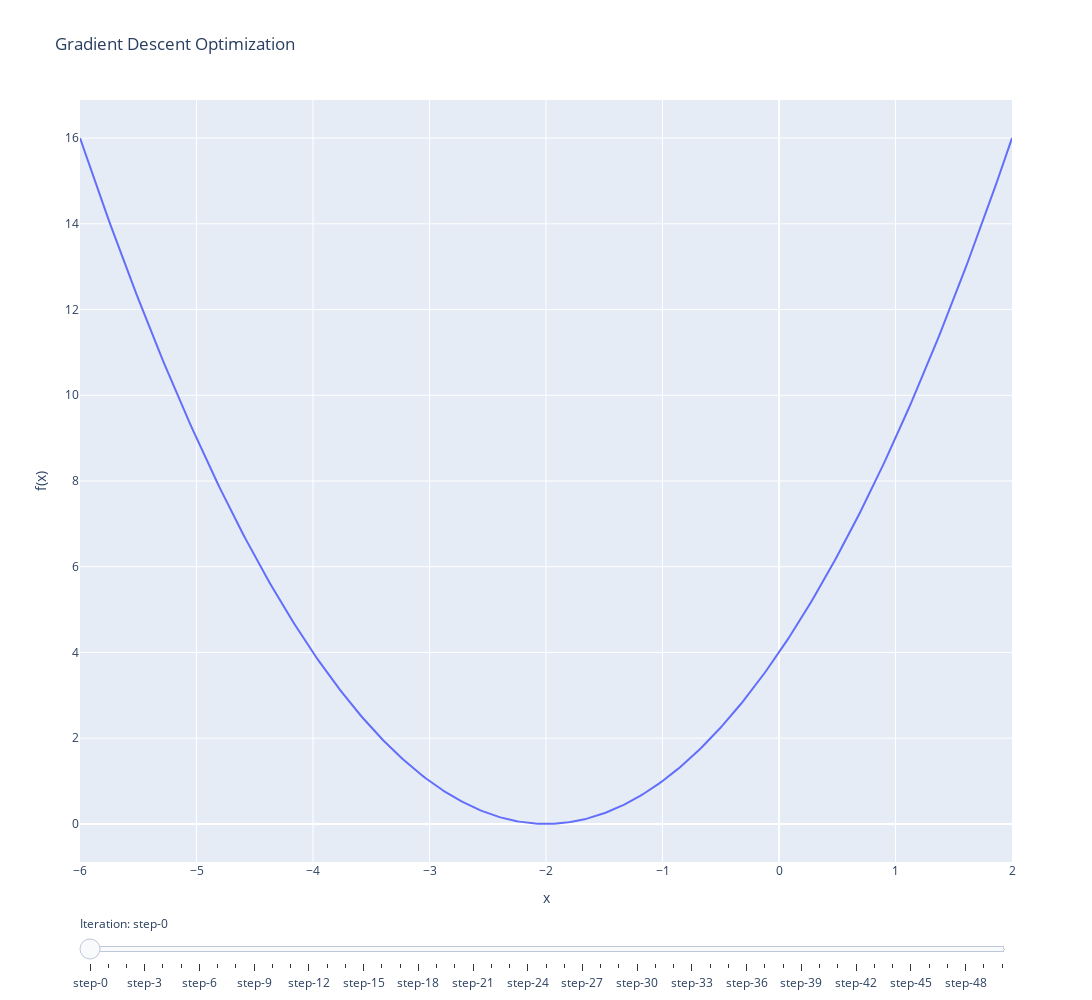

Notebook source saved alongside this figure:
### Code cell
import numpy as np
import plotly.graph_objs as go
from plotly.subplots import make_subplots

def f(x):
    """Objective function: f(x) = x^2 + 4x + 4."""
    return x**2 + 4*x + 4

def f_prime(x):
    """Derivative of f(x): f'(x) = 2x + 4."""
    return 2*x + 4

def gradient_descent(x_start, learning_rate, n_iterations):
    x = x_start
    x_history = [x]  # Track history of x values for visualization
    for i in range(n_iterations):
        grad = f_prime(x)
        x = x - learning_rate * grad
        x_history.append(x)  # Store x value for visualization
    return x, x_history

# Starting with x = 0, learning rate = 0.1, and 10 iterations
x_min, x_history = gradient_descent(0, 0.1, 50)

# Convert x_history to numpy array for easier indexing and compute y_history for visualization
x_history = np.array(x_history)
y_history = f(x_history)

# Prepare data for plotting
x_values = np.linspace(-6, 2, 400)
y_values = f(x_values)

# Create a figure with a slider
fig = make_subplots()
# Add the objective function plot
fig.add_trace(go.Scatter(x=x_values, y=y_values, name='Objective function'))
# Add a trace for the gradient descent path; this will be updated by the slider
fig.add_trace(go.Scatter(x=[], y=[], mode='lines+markers', name='Descent Path'))

# Create steps for the slider
steps = []
for i in range(len(x_history)):
    step = dict(
        method="update",
        args=[{"x": [x_values, x_history[:i+1]],
               "y": [y_values, y_history[:i+1]]},
              {"title": f"Gradient Descent - Step {i}"}],  # layout attribute
    )
    steps.append(step)

# Create and add slider
sliders = [dict(
    active=0,
    currentvalue={"prefix": "Iteration: "},
    pad={"t": 50},
    steps=steps
)]

fig.update_layout(
    sliders=sliders,
    title="Gradient Descent Optimization",
    xaxis_title="x",
    yaxis_title="f(x)",
     height=1000,  # Set the height of the plot
    width=1230  # Set the width of the plot
)

fig.show()

### Figure 1 — Plotly figure (JSON) as saved in the notebook; plotly's stock layout.template omitted (floating-point values rounded to 4 significant figures; data arrays with more than 128 entries replaced by an {"elided": "..."} marker saying what was removed)
{"data": [{"name": "Objective function", "type": "scatter", "x": {"elided": "400 float values"}, "y": {"elided": "400 float values"}}, {"mode": "lines+markers", "name": "Descent Path", "type": "scatter", "x": [], "y": []}], "layout": {"height": 1000, "sliders": [{"active": 0, "currentvalue": {"prefix": "Iteration: "}, "pad": {"t": 50}, "steps": [{"args": [{"x": {"elided": "2 rows, 401 float values in total"}, "y": {"elided": "2 rows, 401 float values in total"}}, {"title": "Gradient Descent - Step 0"}], "method": "update"}, {"args": [{"x": {"elided": "2 rows, 402 float values in total"}, "y": {"elided": "2 rows, 402 float values in total"}}, {"title": "Gradient Descent - Step 1"}], "method": "update"}, {"args": [{"x": {"elided": "2 rows, 403 float values in total"}, "y": {"elided": "2 rows, 403 float values in total"}}, {"title": "Gradient Descent - Step 2"}], "method": "update"}, {"args": [{"x": {"elided": "2 rows, 404 float values in total"}, "y": {"elided": "2 rows, 404 float values in total"}}, {"title": "Gradient Descent - Step 3"}], "method": "update"}, {"args": [{"x": {"elided": "2 rows, 405 float values in total"}, "y": {"elided": "2 rows, 405 float values in total"}}, {"title": "Gradient Descent - Step 4"}], "method": "update"}, {"args": [{"x": {"elided": "2 rows, 406 float values in total"}, "y": {"elided": "2 rows, 406 float values in total"}}, {"title": "Gradient Descent - Step 5"}], "method": "update"}, {"args": [{"x": {"elided": "2 rows, 407 float values in total"}, "y": {"elided": "2 rows, 407 float values in total"}}, {"title": "Gradient Descent - Step 6"}], "method": "update"}, {"args": [{"x": {"elided": "2 rows, 408 float values in total"}, "y": {"elided": "2 rows, 408 float values in total"}}, {"title": "Gradient Descent - Step 7"}], "method": "update"}, {"args": [{"x": {"elided": "2 rows, 409 float values in total"}, "y": {"elided": "2 rows, 409 float values in total"}}, {"title": "Gradient Descent - Step 8"}], "method": "update"}, {"args": [{"x": {"elided": "2 rows, 410 float values in total"}, "y": {"elided": "2 rows, 410 float values in total"}}, {"title": "Gradient Descent - Step 9"}], "method": "update"}, {"args": [{"x": {"elided": "2 rows, 411 float values in total"}, "y": {"elided": "2 rows, 411 float values in total"}}, {"title": "Gradient Descent - Step 10"}], "method": "update"}, {"args": [{"x": {"elided": "2 rows, 412 float values in total"}, "y": {"elided": "2 rows, 412 float values in total"}}, {"title": "Gradient Descent - Step 11"}], "method": "update"}, {"args": [{"x": {"elided": "2 rows, 413 float values in total"}, "y": {"elided": "2 rows, 413 float values in total"}}, {"title": "Gradient Descent - Step 12"}], "method": "update"}, {"args": [{"x": {"elided": "2 rows, 414 float values in total"}, "y": {"elided": "2 rows, 414 float values in total"}}, {"title": "Gradient Descent - Step 13"}], "method": "update"}, {"args": [{"x": {"elided": "2 rows, 415 float values in total"}, "y": {"elided": "2 rows, 415 float values in total"}}, {"title": "Gradient Descent - Step 14"}], "method": "update"}, {"args": [{"x": {"elided": "2 rows, 416 float values in total"}, "y": {"elided": "2 rows, 416 float values in total"}}, {"title": "Gradient Descent - Step 15"}], "method": "update"}, {"args": [{"x": {"elided": "2 rows, 417 float values in total"}, "y": {"elided": "2 rows, 417 float values in total"}}, {"title": "Gradient Descent - Step 16"}], "method": "update"}, {"args": [{"x": {"elided": "2 rows, 418 float values in total"}, "y": {"elided": "2 rows, 418 float values in total"}}, {"title": "Gradient Descent - Step 17"}], "method": "update"}, {"args": [{"x": {"elided": "2 rows, 419 float values in total"}, "y": {"elided": "2 rows, 419 float values in total"}}, {"title": "Gradient Descent - Step 18"}], "method": "update"}, {"args": [{"x": {"elided": "2 rows, 420 float values in total"}, "y": {"elided": "2 rows, 420 float values in total"}}, {"title": "Gradient Descent - Step 19"}], "method": "update"}, {"args": [{"x": {"elided": "2 rows, 421 float values in total"}, "y": {"elided": "2 rows, 421 float values in total"}}, {"title": "Gradient Descent - Step 20"}], "method": "update"}, {"args": [{"x": {"elided": "2 rows, 422 float values in total"}, "y": {"elided": "2 rows, 422 float values in total"}}, {"title": "Gradient Descent - Step 21"}], "method": "update"}, {"args": [{"x": {"elided": "2 rows, 423 float values in total"}, "y": {"elided": "2 rows, 423 float values in total"}}, {"title": "Gradient Descent - Step 22"}], "method": "update"}, {"args": [{"x": {"elided": "2 rows, 424 float values in total"}, "y": {"elided": "2 rows, 424 float values in total"}}, {"title": "Gradient Descent - Step 23"}], "method": "update"}, {"args": [{"x": {"elided": "2 rows, 425 float values in total"}, "y": {"elided": "2 rows, 425 float values in total"}}, {"title": "Gradient Descent - Step 24"}], "method": "update"}, {"args": [{"x": {"elided": "2 rows, 426 float values in total"}, "y": {"elided": "2 rows, 426 float values in total"}}, {"title": "Gradient Descent - Step 25"}], "method": "update"}, {"args": [{"x": {"elided": "2 rows, 427 float values in total"}, "y": {"elided": "2 rows, 427 float values in total"}}, {"title": "Gradient Descent - Step 26"}], "method": "update"}, {"args": [{"x": {"elided": "2 rows, 428 float values in total"}, "y": {"elided": "2 rows, 428 float values in total"}}, {"title": "Gradient Descent - Step 27"}], "method": "update"}, {"args": [{"x": {"elided": "2 rows, 429 float values in total"}, "y": {"elided": "2 rows, 429 float values in total"}}, {"title": "Gradient Descent - Step 28"}], "method": "update"}, {"args": [{"x": {"elided": "2 rows, 430 float values in total"}, "y": {"elided": "2 rows, 430 float values in total"}}, {"title": "Gradient Descent - Step 29"}], "method": "update"}, {"args": [{"x": {"elided": "2 rows, 431 float values in total"}, "y": {"elided": "2 rows, 431 float values in total"}}, {"title": "Gradient Descent - Step 30"}], "method": "update"}, {"args": [{"x": {"elided": "2 rows, 432 float values in total"}, "y": {"elided": "2 rows, 432 float values in total"}}, {"title": "Gradient Descent - Step 31"}], "method": "update"}, {"args": [{"x": {"elided": "2 rows, 433 float values in total"}, "y": {"elided": "2 rows, 433 float values in total"}}, {"title": "Gradient Descent - Step 32"}], "method": "update"}, {"args": [{"x": {"elided": "2 rows, 434 float values in total"}, "y": {"elided": "2 rows, 434 float values in total"}}, {"title": "Gradient Descent - Step 33"}], "method": "update"}, {"args": [{"x": {"elided": "2 rows, 435 float values in total"}, "y": {"elided": "2 rows, 435 float values in total"}}, {"title": "Gradient Descent - Step 34"}], "method": "update"}, {"args": [{"x": {"elided": "2 rows, 436 float values in total"}, "y": {"elided": "2 rows, 436 float values in total"}}, {"title": "Gradient Descent - Step 35"}], "method": "update"}, {"args": [{"x": {"elided": "2 rows, 437 float values in total"}, "y": {"elided": "2 rows, 437 float values in total"}}, {"title": "Gradient Descent - Step 36"}], "method": "update"}, {"args": [{"x": {"elided": "2 rows, 438 float values in total"}, "y": {"elided": "2 rows, 438 float values in total"}}, {"title": "Gradient Descent - Step 37"}], "method": "update"}, {"args": [{"x": {"elided": "2 rows, 439 float values in total"}, "y": {"elided": "2 rows, 439 float values in total"}}, {"title": "Gradient Descent - Step 38"}], "method": "update"}, {"args": [{"x": {"elided": "2 rows, 440 float values in total"}, "y": {"elided": "2 rows, 440 float values in total"}}, {"title": "Gradient Descent - Step 39"}], "method": "update"}, {"args": [{"x": {"elided": "2 rows, 441 float values in total"}, "y": {"elided": "2 rows, 441 float values in total"}}, {"title": "Gradient Descent - Step 40"}], "method": "update"}, {"args": [{"x": {"elided": "2 rows, 442 float values in total"}, "y": {"elided": "2 rows, 442 float values in total"}}, {"title": "Gradient Descent - Step 41"}], "method": "update"}, {"args": [{"x": {"elided": "2 rows, 443 float values in total"}, "y": {"elided": "2 rows, 443 float values in total"}}, {"title": "Gradient Descent - Step 42"}], "method": "update"}, {"args": [{"x": {"elided": "2 rows, 444 float values in total"}, "y": {"elided": "2 rows, 444 float values in total"}}, {"title": "Gradient Descent - Step 43"}], "method": "update"}, {"args": [{"x": {"elided": "2 rows, 445 float values in total"}, "y": {"elided": "2 rows, 445 float values in total"}}, {"title": "Gradient Descent - Step 44"}], "method": "update"}, {"args": [{"x": {"elided": "2 rows, 446 float values in total"}, "y": {"elided": "2 rows, 446 float values in total"}}, {"title": "Gradient Descent - Step 45"}], "method": "update"}, {"args": [{"x": {"elided": "2 rows, 447 float values in total"}, "y": {"elided": "2 rows, 447 float values in total"}}, {"title": "Gradient Descent - Step 46"}], "method": "update"}, {"args": [{"x": {"elided": "2 rows, 448 float values in total"}, "y": {"elided": "2 rows, 448 float values in total"}}, {"title": "Gradient Descent - Step 47"}], "method": "update"}, {"args": [{"x": {"elided": "2 rows, 449 float values in total"}, "y": {"elided": "2 rows, 449 float values in total"}}, {"title": "Gradient Descent - Step 48"}], "method": "update"}, {"args": [{"x": {"elided": "2 rows, 450 float values in total"}, "y": {"elided": "2 rows, 450 float values in total"}}, {"title": "Gradient Descent - Step 49"}], "method": "update"}, {"args": [{"x": {"elided": "2 rows, 451 float values in total"}, "y": {"elided": "2 rows, 451 float values in total"}}, {"title": "Gradient Descent - Step 50"}], "method": "update"}]}], "title": {"text": "Gradient Descent Optimization"}, "width": 1230, "xaxis": {"anchor": "y", "autorange": true, "domain": [0, 1], "range": [-6, 2], "title": {"text": "x"}, "type": "linear"}, "yaxis": {"anchor": "x", "autorange": true, "domain": [0, 1], "range": [-0.8888, 16.89], "title": {"text": "f(x)"}, "type": "linear"}}}
